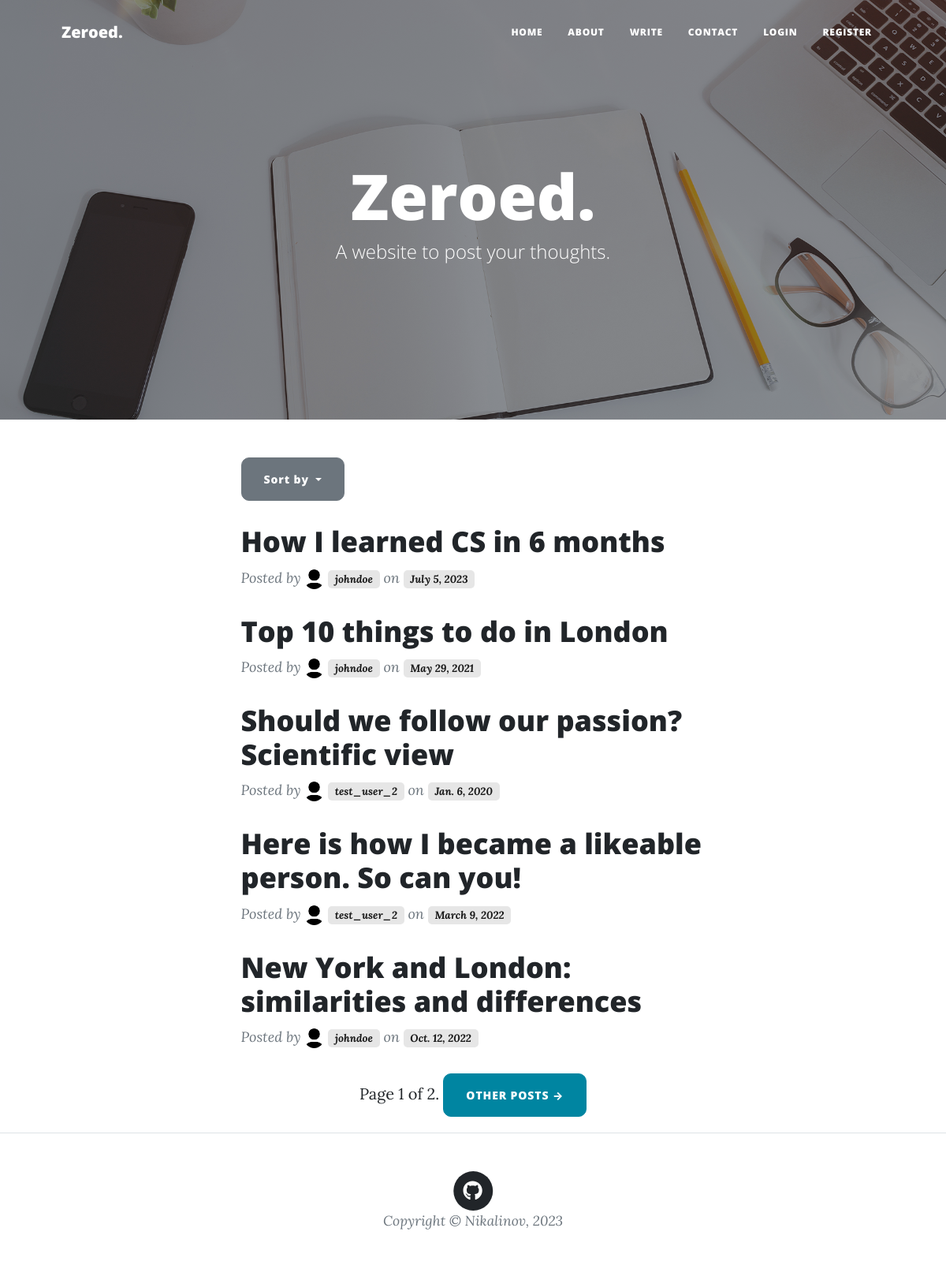
Before: /feed/sorted/views with the older database file.
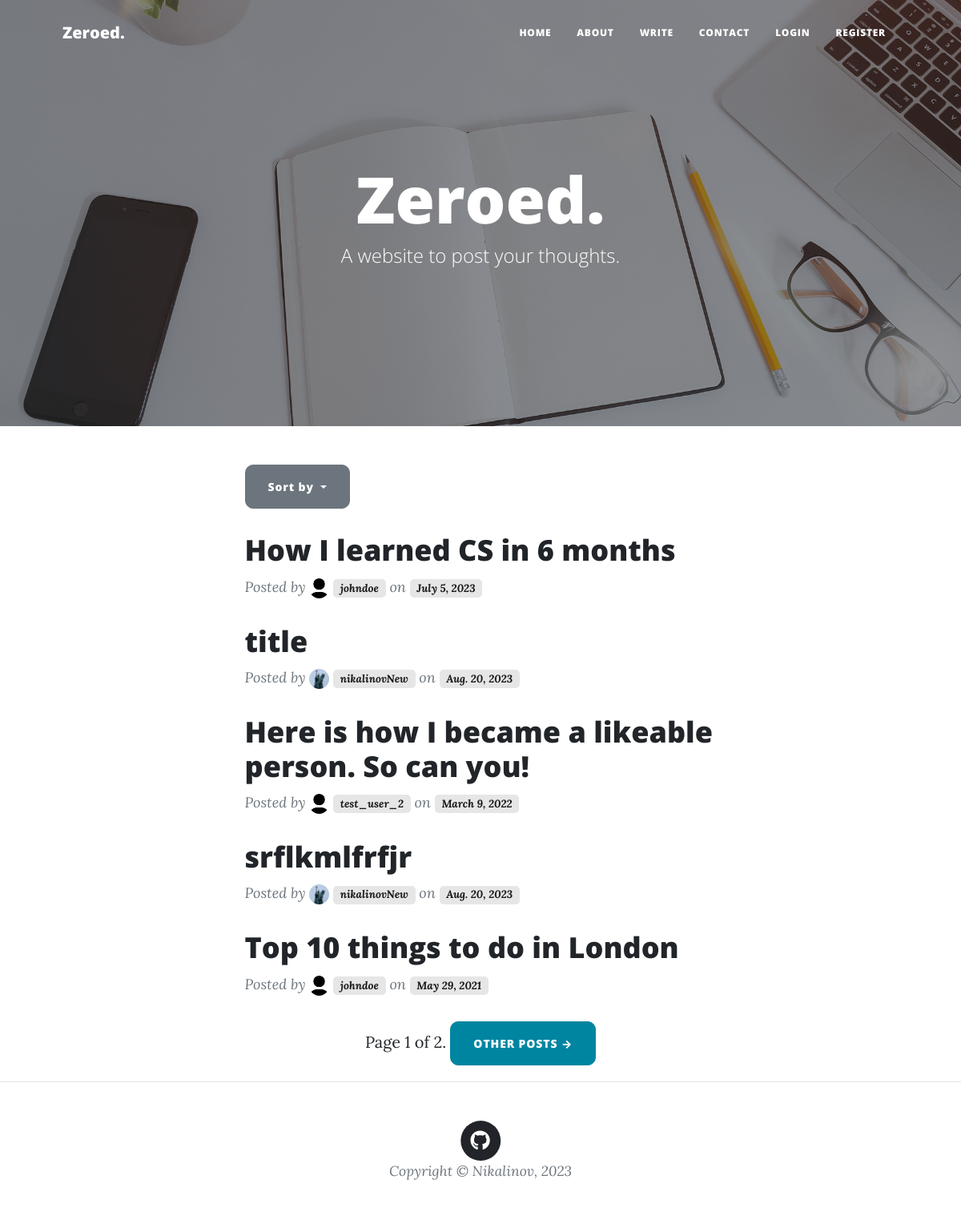
After: the same page with the newer database file.
### feed/models.py (models this page shows, shortened)
class Blog(models.Model):
    title = models.CharField(max_length=200, null=True)
    author = models.ForeignKey(
        User,
        on_delete=models.RESTRICT,
        blank=True,
        null=True,
    )
    post_date = models.DateField(default=now)
    content_type = models.ManyToManyField(ContentType)
    language = models.CharField(max_length=50, choices=LANGUAGES, default='EN')
    content = QuillField()
    upvoters = models.ManyToManyField(User, related_name='upvoters')
    views = models.IntegerField(editable=False, default=0)
    picture = models.ImageField(upload_to='feed/blog-pics/', default='feed/blog-pics/white-bg.png', blank=True)
    class Meta:
        ordering = ['-post_date']

class UserProfile(models.Model):
    user = models.OneToOneField(User, on_delete=models.CASCADE)
    bio = models.TextField(max_length=500, blank=True)
    location = models.CharField(max_length=100, choices=COUNTRIES, null=True, blank=True)
    reputation = models.IntegerField(default=0, editable=False)
    birth_date = models.DateField(blank=True, null=True)
    followers = models.ManyToManyField(User, editable=False, related_name='followers')
    img_width = models.PositiveIntegerField(default=150)
    picture = models.ImageField(width_field='img_width', upload_to='feed/profile-pics/',
                                default='feed/profile-pics/profile-default.jpg', blank=True)
    website = models.CharField(max_length=100, blank=True)
    github = models.CharField(max_length=100, blank=True)
    twitter = models.CharField(max_length=100, blank=True)
    instagram = models.CharField(max_length=100, blank=True)
    facebook = models.CharField(max_length=100, blank=True)

### feed/views.py (the view)
# urls.py: path('', views.BlogListView.as_view(), name='index'),
class BlogListView(ListView):
    model = Blog
    paginate_by = 5
    template_name = 'feed/index.html'
    def get_queryset(self):
        if 'sorting' in self.kwargs:
            return blogs_sorted(self.kwargs['sorting'])
        else:
            return Blog.objects.order_by('title')

### feed/views.py (called while the page is built)
def blogs_sorted(sorting, author=None):
    reverse_sorting = {'rating', 'views', 'post_date'}
    if sorting in reverse_sorting:
        sorting = '-' + sorting
    if sorting == '-rating':
        blogs = Blog.objects.annotate(rating=Count('upvoters')).order_by(sorting).all()
    else:
        blogs = Blog.objects.order_by(sorting).all()
    return blogs.filter(author=author) if author else blogs

### feed/templates/feed/index.html (shortened to what this page needs)
{% extends 'base_generic.html' %}
{% load static %}
{% block header %}
  <header class="masthead" style="background-image: url('{% static 'feed/assets/img/home-bg.jpg' %}')">
    <div class="container position-relative px-4 px-lg-5">
      <div class="row gx-4 gx-lg-5 justify-content-center">
        <div class="col-md-10 col-lg-8 col-xl-7">
          <div class="site-heading">
            <h1>Zeroed.</h1>
            <span class="subheading">A website to post your thoughts.</span>
          </div>
        </div>
      </div>
    </div>
  </header>
{% endblock %}
{% block content %}
  <div class="container px-4 px-lg-5">
    <div class="row gx-4 gx-lg-5 justify-content-center">
      <div class="col-md-10 col-lg-8 col-xl-7">
        <div class="dropdown">
          <button class="btn btn-secondary dropdown-toggle" type="button" id="dropdownMenuButton" data-bs-toggle="dropdown" aria-haspopup="true" aria-expanded="false">
            Sort by
          </button>
        </div>
        {% for blog in blog_list %}
          <div class="post-preview">
            <a href="{% url 'blog' blog.pk %}">
              <h2 class="post-title">{{ blog.title }}</h2>
            </a>
            <p class="post-meta">
              Posted by
              <a href="{% url 'profile' blog.author.pk %}">
                <img class="rounded-circle" src="{{ blog.author.userprofile.picture.url }}" alt="img" width="25" height="25">
              </a>
              <a class="badge bg-light" href="{% url 'profile' blog.author.pk %}">{{ blog.author.username }}</a>
              on <span class="badge bg-light">{{ blog.post_date }}</span>
            </p>
          </div>
        {% endfor %}
        <div class="pagination justify-content-center" style="padding-bottom: 20px;">
          <span class="step-links">
            <span class="current">
                Page {{ page_obj.number }} of {{ page_obj.paginator.num_pages }}.
            </span>
            {% if page_obj.has_next %}
              <a class="btn btn-primary text-uppercase" href="?page={{ page_obj.next_page_number }}">Other Posts →</a>
            {% endif %}
          </span>
        </div>
      </div>
    </div>
  </div>
{% endblock %}

### feed/templates/base_generic.html (shortened to what this page needs)
<!DOCTYPE html>
<html lang="en">
    <head>
        {% load static %}
        <link href="{% static 'feed/css/styles.css' %}" rel="stylesheet" />
    </head>
    <body>
        <nav class="navbar navbar-expand-lg navbar-light {% block navbar-extra-classes %}{% endblock %}" id="mainNav">
            <div class="container px-4 px-lg-5">
                <a class="navbar-brand" href="/">Zeroed.</a>
                <div class="collapse navbar-collapse" id="navbarResponsive">
                    <ul class="navbar-nav ms-auto py-4 py-lg-0">
                        <li class="nav-item"><a class="nav-link px-lg-3 py-3 py-lg-4" href="/">Home</a></li>
                        <li class="nav-item"><a class="nav-link px-lg-3 py-3 py-lg-4" href="{% url 'about' %}">About</a></li>
                        <li class="nav-item"><a class="nav-link px-lg-3 py-3 py-lg-4" href="{% url 'blog-create' %}">Write</a></li>
                        <li class="nav-item"><a class="nav-link px-lg-3 py-3 py-lg-4" href="{% url 'contact' %}">Contact</a></li>
                        {% if user.is_authenticated %}
                          <li class="nav-item"><a class="nav-link px-lg-3 py-3 py-lg-4" href="{% url 'profile' user.pk %}">My profile</a></li>
                        {% else %}
                          <li class="nav-item"><a class="nav-link px-lg-3 py-3 py-lg-4" href="{% url 'login' %}">Login</a></li>
                          <li class="nav-item"><a class="nav-link px-lg-3 py-3 py-lg-4" href="{% url 'register' %}">Register</a></li>
                        {% endif %}
                    </ul>
                </div>
            </div>
        </nav>
        {% block header %}{% endblock %}
        {% block content %}{% endblock %}
        <footer class="border-top">
            <div class="container px-4 px-lg-5">
                <div class="row gx-4 gx-lg-5 justify-content-center">
                    <div class="col-md-10 col-lg-8 col-xl-7">
                      <div class="text-center">
                        <a href="https://github.com/nikalinov/miniblog">
                          <span class="fa-stack fa-lg">
                            <i class="fas fa-circle fa-stack-2x"></i>
                            <i class="fab fa-github fa-stack-1x fa-inverse"></i>
                          </span>
                        </a>
                      </div>
                        <div class="small text-center text-muted fst-italic">Copyright &copy; Nikalinov, 2023</div>
                    </div>
                </div>
            </div>
        </footer>
    </body>
</html>

Changed rows visible on the page:
no longer on this page (row unchanged): Blog: title "Should we follow our passion? Scientific view", author.userprofile.picture (placeholder picture), author.username "test_user_2", post_date "Jan. 6, 2020"
no longer on this page (row unchanged): Blog: title "New York and London: similarities and differences", author.userprofile.picture (placeholder picture), author.username "johndoe", post_date "Oct. 12, 2022"
added Blog: title "title", author.userprofile.picture (picture), author.username "nikalinovNew", post_date "Aug. 20, 2023"
changed Blog "Here is how I became a likeable person. So can you!": moves up the list
added Blog: title "srflkmlfrfjr", author.userprofile.picture (picture), author.username "nikalinovNew", post_date "Aug. 20, 2023"
